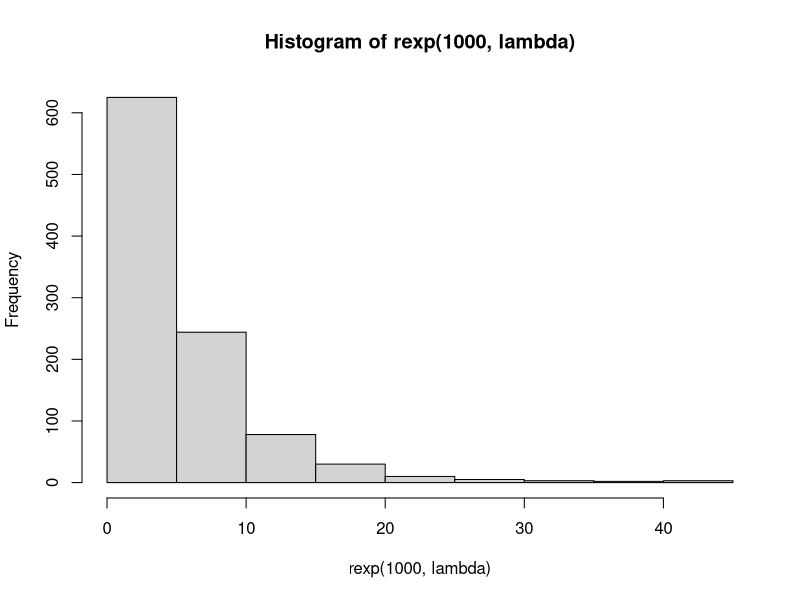
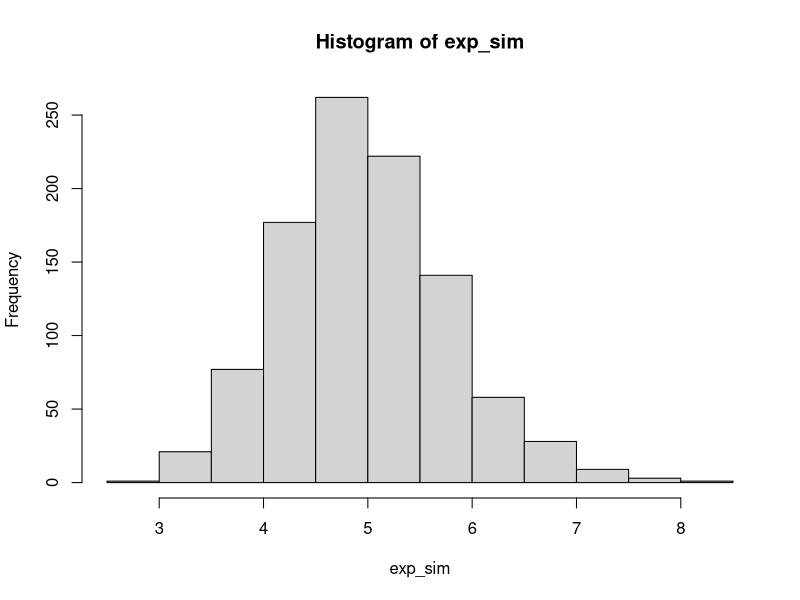
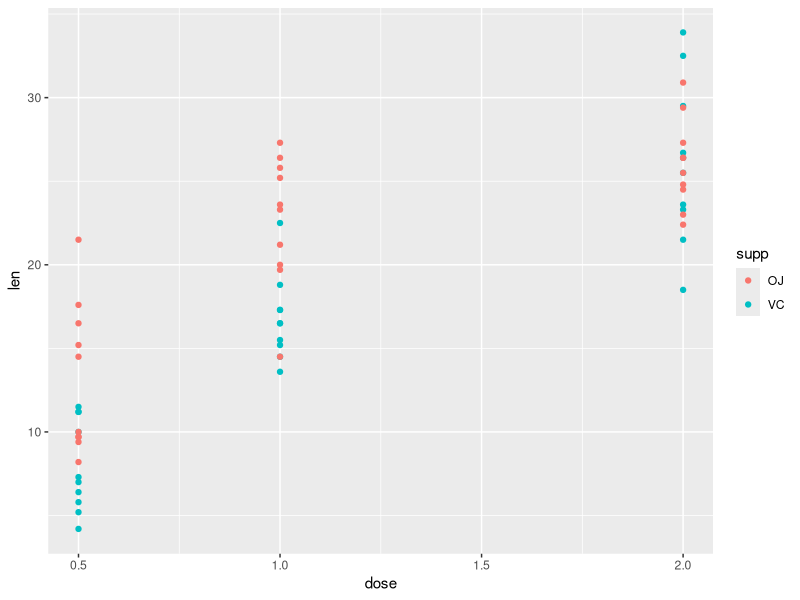
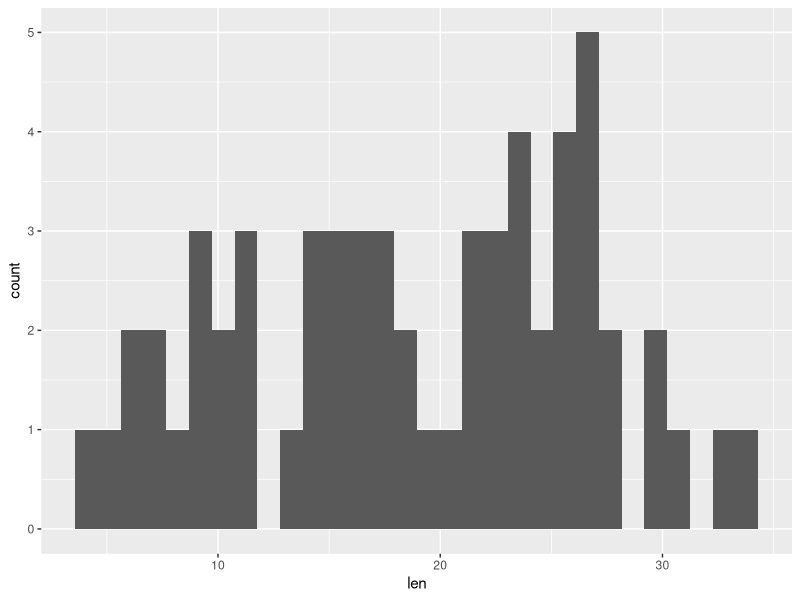

The R source for these figures, in order:
# Load necessary R packages
library(dplyr)
library(ggplot2)

# Set seed
set.seed(42)

# 1000 simulations of 40 exponential random variables
exp_sim <- NULL
num_sims <- 1000
n <- 40
lambda <- 0.2

for (i in 1 : num_sims){
        exp_sim <- c(exp_sim, mean(rexp(n, lambda)))
}


# Compare sample mean to theoretical (1/lambda = 5)
mean(exp_sim)

# Compare sample variance to theoretical (1/lambda = 5)
sd(exp_sim) * sqrt(n)

# Histogram showing distrubution of 1000 random exponential variables
hist(rexp(1000, lambda))

# Histogram showing distribtution of 1000 averages of 40 exponential variables 
hist(exp_sim)


###########
## Part 2##
###########

# Load data and conduct simple exploratory analysis
data("ToothGrowth")

str(ToothGrowth)
head(ToothGrowth)
summary(ToothGrowth)

# make plot comparing Tooth length over different supplements and doses 
ggplot(ToothGrowth, aes(x = dose, y = len)) + geom_point(aes(col = supp))

# Check to see if data appear normally distributed
ggplot(ToothGrowth, aes(len)) + geom_histogram()
